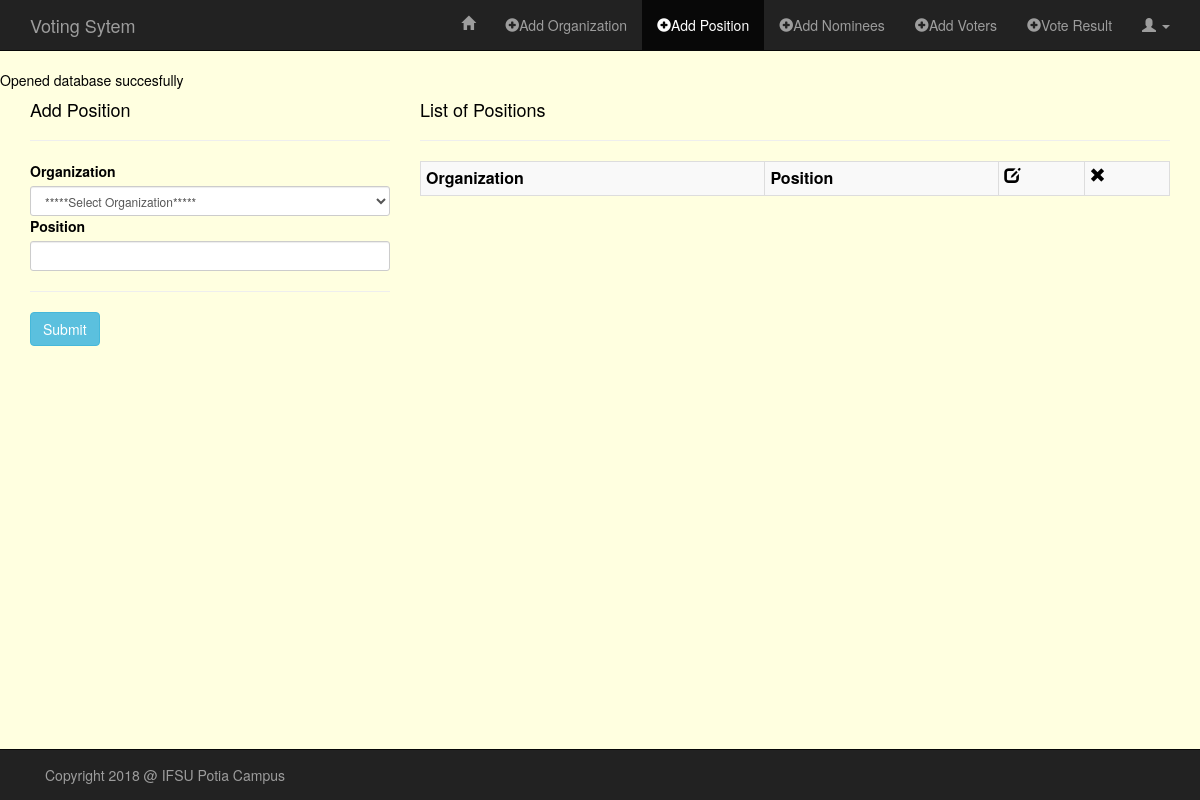
The app's page /admin/add_pos.php (signed in), older data.
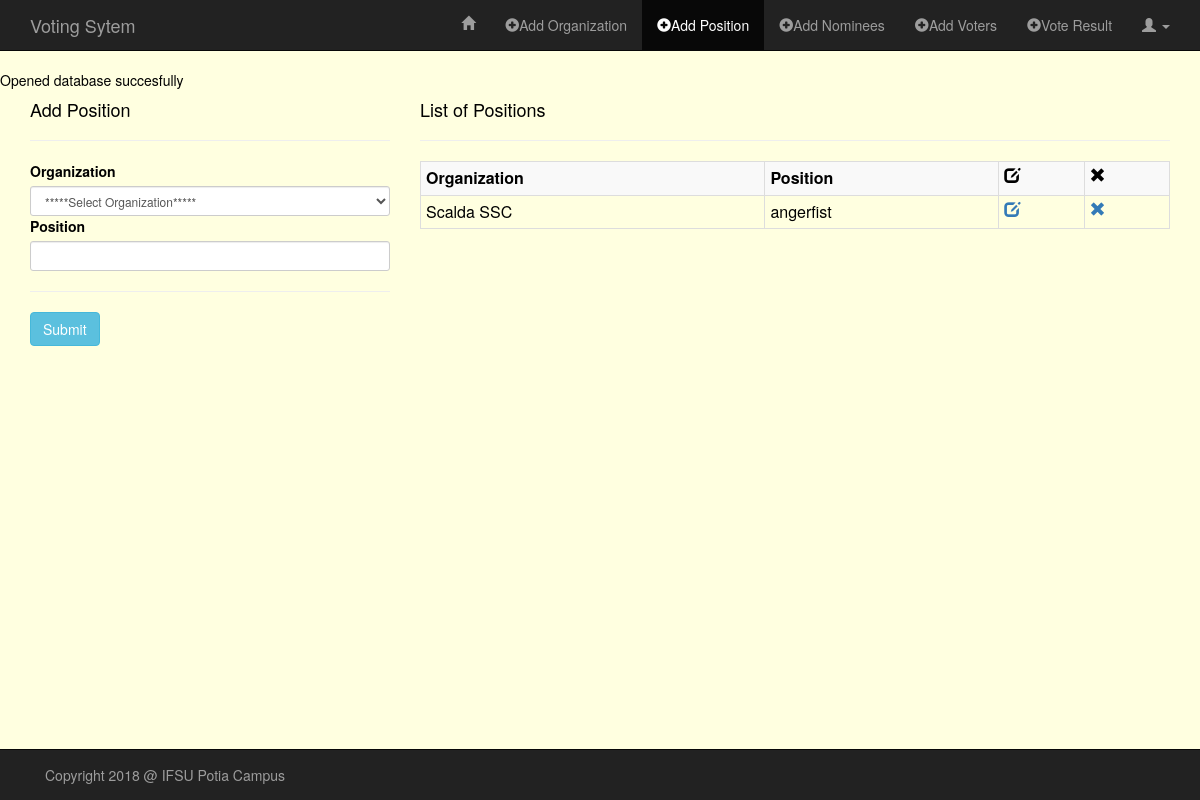
The same page, newer data.
### tables this page shows
CREATE TABLE "position" (
	`id`	INTEGER PRIMARY KEY AUTOINCREMENT,
	`org`	TEXT,
	`pos`	TEXT
);

### admin/classes/Organization.php (called while the page is built, shortened)
<?php
class Organization
{
    public function READ_ORG() {
        global $db;
        $sql = "SELECT * FROM organization";
        if(!$stmt = $db->prepare($sql)) {
            echo $stmt->error;
        } else {
            $stmt->execute();
            $result = $db->query($sql);
        }
        return $result;
    }
}

### admin/classes/Position.php (called while the page is built, shortened)
<?php
class Position
{
    public function READ_POS() {
        global $db;
        $sql = "SELECT *
                FROM position
                ORDER BY org ASC";
        if(!$stmt = $db->prepare($sql)) {
            echo $stmt->error;
        } else {
            $result = $db->query($sql);
        }
        $result->reset();
        return $result;
    }
}

### admin/add_pos.php (the view, shortened to what this page needs)
<?php
require("../config/db.php");
require("classes/Organization.php");
require("classes/Position.php");
?>
<!DOCTYPE HTML>
<html lang="en-US">
<head>
    <link rel="stylesheet" href="../assets/css/bootstrap.min.css">
    <link rel="stylesheet" href="../assets/css/style_admin.css">
</head>
<body>
<nav class="navbar navbar-inverse navbar-fixed-top" role="navigation">
    <div class="container">
        <div class="navbar-header">
            <a class="navbar-brand" href="index.php">Voting Sytem</a>
        </div>
        <div class="collapse navbar-collapse" id="bs-example-navbar-collapse-1">
            <ul class="nav navbar-nav navbar-right">
                <li><a href="admin_page.php"><span class="glyphicon glyphicon-home"></span></a></li>
                <li><a href="add_org.php"><span class="glyphicon glyphicon-plus-sign"></span>Add Organization</a></li>
                <li class="active"><a href="add_pos.php"><span class="glyphicon glyphicon-plus-sign"></span>Add Position</a></li>
                <li><a href="add_nominees.php"><span class="glyphicon glyphicon-plus-sign"></span>Add Nominees</a></li>
                <li><a href="add_voters.php"><span class="glyphicon glyphicon-plus-sign"></span>Add Voters</a></li>
                <li><a href="vote_result.php"><span class="glyphicon glyphicon-plus-sign"></span>Vote Result</a></li>
                <li class="dropdown">
                    <a href="#" class="dropdown-toggle" data-toggle="dropdown" role="button" aria-haspopup="true" aria-expanded="false"><span class="glyphicon glyphicon-user"></span> <span class="caret"></span></a>
                </li>
            </ul>
        </div>
    </div>
</nav>
<div class="container">
    <div class="row">
        <div class="col-md-4">
            <h4>Add Position</h4><hr>
            <form method="POST" action="<?php $_SERVER['PHP_SELF']; ?>" role="form">
                <?php
                $readOrg = new Organization();
                $rtnReadOrg = $readOrg->READ_ORG();
                ?>
                <div class="form-group-sm">
                    <label for="organization">Organization</label>
                    <?php if($rtnReadOrg) { ?>
                    <select required name="organization" class="form-control">
                        <option value="">*****Select Organization*****</option>
                    </select>
                    <?php }  ?>
                </div>
                <div class="form-group-sm">
                    <label for="position">Position</label>
                    <input required type="text" name="position" class="form-control">
                </div><hr/>
                <div class="form-group-sm">
                    <input type="submit" name="submit" value="Submit" class="btn btn-info">
                </div>
            </form>
        </div>
        <?php
        $readPos = new Position();
        $rtnReadPos = $readPos->READ_POS();
        ?>
        <div class="col-md-8">
            <h4>List of Positions</h4><hr>
            <div class="table-responsive">
                <?php if($rtnReadPos) { ?>
                <table class="table table-bordered table-condensed table-striped">
                    <tr>
                        <th>Organization</th>
                        <th>Position</th>
                        <th><span class="glyphicon glyphicon-edit"></span></th>
                        <th><span class="glyphicon glyphicon-remove"></span></th>
                    </tr>
                    <?php while($rowPos = $rtnReadPos->fetchArray()) { ?>
                    <tr>
                        <td><?php echo $rowPos['org']; ?></td>
                        <td><?php echo $rowPos['pos']; ?></td>
                        <td><a href="http://localhost/VotingSystem/admin/edit_pos.php?id=<?php echo $rowPos['id']; ?>"><span class="glyphicon glyphicon-edit"></span></a></td>
                        <td><a href="http://localhost/VotingSystem/admin/delete_pos.php?id=<?php echo $rowPos['id']; ?>"><span class="glyphicon glyphicon-remove"></span></a></td>
                    </tr>
                    <?php }  ?>
                </table>
                <?php }  ?>
            </div>
        </div>
    </div>
</div>
<nav class="navbar navbar-inverse navbar-fixed-bottom" role="navigation">
    <div class="container">
        <div class="navbar-text pull-left">
            Copyright 2018 @ IFSU Potia Campus
        </div>
    </div>
</nav>
</body>
</html>

### assets/css/style_admin.css (style rules this page uses)
body { color: black; margin-top: 70px; margin-bottom: 70px; background-color: lightyellow; }

Row changes from the older to the newer data that the page shows:
added position: org "Scalda SSC", pos "angerfist"
